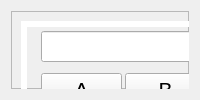
      <widget class="QWidget" name="tabCalculator">
       <attribute name="title">
        <string>Calculator</string>
       </attribute>
       <layout class="QVBoxLayout" name="verticalLayout_4">
        <item>
         <widget class="QFrame" name="frame">
          <property name="frameShape">
           <enum>QFrame::StyledPanel</enum>
          </property>
          <property name="frameShadow">
           <enum>QFrame::Raised</enum>
          </property>
          <widget class="QFrame" name="frameCalculator">
           <property name="geometry">
            <rect>
             <x>10</x>
             <y>10</y>
             <width>791</width>
             <height>301</height>
            </rect>
           </property>
           <property name="frameShape">
            <enum>QFrame::Panel</enum>
           </property>
           <property name="frameShadow">
            <enum>QFrame::Raised</enum>
           </property>
           <property name="lineWidth">
            <number>6</number>
           </property>
           <widget class="QLineEdit" name="lineEditCalcValue">
            <property name="geometry">
             <rect>
              <x>20</x>
              <y>10</y>
              <width>751</width>
              <height>31</height>
             </rect>
            </property>
            <property name="font">
             <font>
              <pointsize>16</pointsize>
             </font>
            </property>
            <property name="text">
             <string/>
            </property>
            <property name="alignment">
             <set>Qt::AlignRight|Qt::AlignTrailing|Qt::AlignVCenter</set>
            </property>
            <property name="clearButtonEnabled">
             <bool>true</bool>
            </property>
           </widget>
           <widget class="QWidget" name="gridLayoutWidget_2">
            <property name="geometry">
             <rect>
              <x>20</x>
              <y>50</y>
              <width>752</width>
              <height>231</height>
             </rect>
            </property>
            <layout class="QGridLayout" name="gridLayoutCalculator">
             <property name="spacing">
              <number>3</number>
             </property>
             <item row="5" column="7">
              <widget class="QPushButton" name="pushButtonCalcDoubleDivision">
               <property name="font">
                <font>
                 <pointsize>16</pointsize>
                </font>
               </property>
               <property name="text">
                <string notr="true">//</string>
               </property>
              </widget>
             </item>
             <item row="2" column="1">
              <widget class="QPushButton" name="pushButtonCalc8">
               <property name="font">
                <font>
                 <pointsize>16</pointsize>
                </font>
               </property>
               <property name="text">
                <string notr="true">8</string>
               </property>
              </widget>
             </item>
             <item row="3" column="3">
              <widget class="QPushButton" name="pushButtonCalcMultiply">
               <property name="font">
                <font>
                 <pointsize>16</pointsize>
                </font>
               </property>
               <property name="text">
                <string notr="true">*</string>
               </property>
              </widget>
             </item>
             <item row="1" column="5">
              <widget class="QPushButton" name="pushButtonCalcAND">
               <property name="font">
                <font>
                 <pointsize>16</pointsize>
                </font>
               </property>
               <property name="text">
                <string notr="true">AND</string>
               </property>
              </widget>
             </item>
             <item row="4" column="2">
              <widget class="QPushButton" name="pushButtonCalc3">
               <property name="font">
                <font>
                 <pointsize>16</pointsize>
                </font>
               </property>
               <property name="text">
                <string notr="true">3</string>
               </property>
              </widget>
             </item>
             <item row="4" column="5">
              <widget class="QPushButton" name="pushButtonCalcPOW">
               <property name="font">
                <font>
                 <pointsize>16</pointsize>
                </font>
               </property>
               <property name="text">
                <string notr="true">POW</string>
               </property>
              </widget>
             </item>
             <item row="2" column="3">
              <widget class="QPushButton" name="pushButtonCalcDivide">
               <property name="font">
                <font>
                 <pointsize>16</pointsize>
                </font>
               </property>
               <property name="text">
                <string notr="true">/</string>
               </property>
              </widget>
             </item>
             <item row="4" column="8">
              <widget class="QPushButton" name="pushButtonCalcBitAmp">
               <property name="font">
                <font>
                 <pointsize>16</pointsize>
                </font>
               </property>
               <property name="text">
                <string notr="true">&amp;&amp;</string>
               </property>
              </widget>
             </item>
             <item row="1" column="3">
              <widget class="QPushButton" name="pushButtonCalcPercentage">
               <property name="font">
                <font>
                 <pointsize>16</pointsize>
                </font>
               </property>
               <property name="text">
                <string notr="true">%</string>
               </property>
              </widget>
             </item>
             <item row="4" column="3">
              <widget class="QPushButton" name="pushButtonCalcMinus">
               <property name="font">
                <font>
                 <pointsize>16</pointsize>
                </font>
               </property>
               <property name="text">
                <string notr="true">-</string>
               </property>
              </widget>
             </item>
             <item row="5" column="0">
              <widget class="QPushButton" name="pushButtonCalc0">
               <property name="font">
                <font>
                 <pointsize>16</pointsize>
                </font>
               </property>
               <property name="text">
                <string notr="true">0</string>
               </property>
              </widget>
             </item>
             <item row="2" column="5">
              <widget class="QPushButton" name="pushButtonCalcOR">
               <property name="font">
                <font>
                 <pointsize>16</pointsize>
                </font>
               </property>
               <property name="text">
                <string notr="true">OR</string>
               </property>
              </widget>
             </item>
             <item row="1" column="1">
              <widget class="QPushButton" name="pushButtonCalcPerentesisClose">
               <property name="font">
                <font>
                 <pointsize>16</pointsize>
                </font>
               </property>
               <property name="text">
                <string notr="true">)</string>
               </property>
              </widget>
             </item>
             <item row="3" column="6">
              <widget class="QPushButton" name="pushButtonCalcTan">
               <property name="font">
                <font>
                 <pointsize>16</pointsize>
                </font>
               </property>
               <property name="text">
                <string notr="true">Tan</string>
               </property>
              </widget>
             </item>
             <item row="3" column="8">
              <widget class="QPushButton" name="pushButtonCalcBitTildie">
               <property name="font">
                <font>
                 <pointsize>16</pointsize>
                </font>
               </property>
               <property name="text">
                <string notr="true">~</string>
               </property>
              </widget>
             </item>
             <item row="4" column="1">
              <widget class="QPushButton" name="pushButtonCalc2">
               <property name="font">
                <font>
                 <pointsize>16</pointsize>
                </font>
               </property>
               <property name="text">
                <string notr="true">2</string>
               </property>
              </widget>
             </item>
             <item row="4" column="6">
              <widget class="QPushButton" name="pushButtonCalcLN">
               <property name="font">
                <font>
                 <pointsize>16</pointsize>
                </font>
               </property>
               <property name="text">
                <string notr="true">Ln</string>
               </property>
              </widget>
             </item>
             <item row="5" column="8">
              <widget class="QPushButton" name="pushButtonCalcHelp">
               <property name="font">
                <font>
                 <pointsize>16</pointsize>
                </font>
               </property>
               <property name="text">
                <string>Help</string>
               </property>
              </widget>
             </item>
             <item row="2" column="0">
              <widget class="QPushButton" name="pushButtonCalc7">
               <property name="font">
                <font>
                 <pointsize>16</pointsize>
                </font>
               </property>
               <property name="text">
                <string notr="true">7</string>
               </property>
              </widget>
             </item>
             <item row="2" column="2">
              <widget class="QPushButton" name="pushButtonCalc9">
               <property name="font">
                <font>
                 <pointsize>16</pointsize>
                </font>
               </property>
               <property name="text">
                <string notr="true">9</string>
               </property>
              </widget>
             </item>
             <item row="4" column="7">
              <widget class="QPushButton" name="pushButtonCalcBitX">
               <property name="font">
                <font>
                 <pointsize>16</pointsize>
                </font>
               </property>
               <property name="text">
                <string notr="true">X</string>
               </property>
              </widget>
             </item>
             <item row="3" column="5">
              <widget class="QPushButton" name="pushButtonCalcXOR">
               <property name="font">
                <font>
                 <pointsize>16</pointsize>
                </font>
               </property>
               <property name="text">
                <string notr="true">XOR</string>
               </property>
              </widget>
             </item>
             <item row="2" column="7">
              <widget class="QPushButton" name="pushButtonCalcShiftLeft">
               <property name="font">
                <font>
                 <pointsize>16</pointsize>
                </font>
               </property>
               <property name="text">
                <string notr="true">&lt;&lt;</string>
               </property>
              </widget>
             </item>
             <item row="5" column="5">
              <widget class="QPushButton" name="pushButtonCalcLOG">
               <property name="font">
                <font>
                 <pointsize>16</pointsize>
                </font>
               </property>
               <property name="text">
                <string notr="true">LOG</string>
               </property>
              </widget>
             </item>
             <item row="3" column="1">
              <widget class="QPushButton" name="pushButtonCalc5">
               <property name="font">
                <font>
                 <pointsize>16</pointsize>
                </font>
               </property>
               <property name="text">
                <string notr="true">5</string>
               </property>
              </widget>
             </item>
             <item row="1" column="6">
              <widget class="QPushButton" name="pushButtonCalcSin">
               <property name="font">
                <font>
                 <pointsize>16</pointsize>
                </font>
               </property>
               <property name="text">
                <string notr="true">Sin</string>
               </property>
              </widget>
             </item>
             <item row="5" column="4">
              <widget class="QPushButton" name="pushButtonCalcEnter">
               <property name="font">
                <font>
                 <pointsize>16</pointsize>
                </font>
               </property>
               <property name="text">
                <string notr="true">Enter</string>
               </property>
              </widget>
             </item>
             <item row="2" column="8">
              <widget class="QPushButton" name="pushButtonCalcBitOr">
               <property name="font">
                <font>
                 <pointsize>16</pointsize>
                </font>
               </property>
               <property name="text">
                <string notr="true">|</string>
               </property>
              </widget>
             </item>
             <item row="5" column="6">
              <widget class="QPushButton" name="pushButtonCalcExp">
               <property name="font">
                <font>
                 <pointsize>16</pointsize>
                </font>
               </property>
               <property name="text">
                <string notr="true">Exp</string>
               </property>
              </widget>
             </item>
             <item row="5" column="2">
              <widget class="QPushButton" name="pushButtonCalcPlusMinus">
               <property name="font">
                <font>
                 <pointsize>16</pointsize>
                </font>
               </property>
               <property name="text">
                <string notr="true">+/-</string>
               </property>
              </widget>
             </item>
             <item row="1" column="0">
              <widget class="QPushButton" name="pushButtonCalcPerentesisOpen">
               <property name="font">
                <font>
                 <pointsize>16</pointsize>
                </font>
               </property>
               <property name="text">
                <string notr="true">(</string>
               </property>
              </widget>
             </item>
             <item row="4" column="0">
              <widget class="QPushButton" name="pushButtonCalc1">
               <property name="font">
                <font>
                 <pointsize>16</pointsize>
                </font>
               </property>
               <property name="text">
                <string notr="true">1</string>
               </property>
              </widget>
             </item>
             <item row="2" column="6">
              <widget class="QPushButton" name="pushButtonCalcCos">
               <property name="font">
                <font>
                 <pointsize>16</pointsize>
                </font>
               </property>
               <property name="text">
                <string notr="true">Cos</string>
               </property>
              </widget>
             </item>
             <item row="3" column="2">
              <widget class="QPushButton" name="pushButtonCalc6">
               <property name="font">
                <font>
                 <pointsize>16</pointsize>
                </font>
               </property>
               <property name="text">
                <string notr="true">6</string>
               </property>
              </widget>
             </item>
             <item row="5" column="1">
              <widget class="QPushButton" name="pushButtonCalcPeriod">
               <property name="font">
                <font>
                 <pointsize>16</pointsize>
                </font>
               </property>
               <property name="text">
                <string notr="true">.</string>
               </property>
              </widget>
             </item>
             <item row="5" column="3">
              <widget class="QPushButton" name="pushButtonCalcPlus">
               <property name="font">
                <font>
                 <pointsize>16</pointsize>
                </font>
               </property>
               <property name="text">
                <string notr="true">+</string>
               </property>
              </widget>
             </item>
             <item row="3" column="7">
              <widget class="QPushButton" name="pushButtonCalcShiftRight">
               <property name="font">
                <font>
                 <pointsize>16</pointsize>
                </font>
               </property>
               <property name="text">
                <string notr="true">&gt;&gt;</string>
               </property>
              </widget>
             </item>
             <item row="3" column="0">
              <widget class="QPushButton" name="pushButtonCalc4">
               <property name="font">
                <font>
                 <pointsize>16</pointsize>
                </font>
               </property>
               <property name="text">
                <string notr="true">4</string>
               </property>
              </widget>
             </item>
             <item row="0" column="0">
              <widget class="QPushButton" name="pushButtonCalc_A">
               <property name="font">
                <font>
                 <pointsize>16</pointsize>
                </font>
               </property>
               <property name="text">
                <string notr="true">A</string>
               </property>
              </widget>
             </item>
             <item row="0" column="1">
              <widget class="QPushButton" name="pushButtonCalc_B">
               <property name="font">
                <font>
                 <pointsize>16</pointsize>
                </font>
               </property>
               <property name="text">
                <string notr="true">B</string>
               </property>
              </widget>
             </item>
             <item row="0" column="2">
              <widget class="QPushButton" name="pushButtonCalc_C">
               <property name="font">
                <font>
                 <pointsize>16</pointsize>
                </font>
               </property>
               <property name="text">
                <string notr="true">C</string>
               </property>
              </widget>
             </item>
             <item row="0" column="3">
              <widget class="QPushButton" name="pushButtonCalc_D">
               <property name="font">
                <font>
                 <pointsize>16</pointsize>
                </font>
               </property>
               <property name="text">
                <string notr="true">D</string>
               </property>
              </widget>
             </item>
             <item row="0" column="4">
              <widget class="QPushButton" name="pushButtonCalc_E">
               <property name="font">
                <font>
                 <pointsize>16</pointsize>
                </font>
               </property>
               <property name="text">
                <string notr="true">E</string>
               </property>
              </widget>
             </item>
             <item row="0" column="5">
              <widget class="QPushButton" name="pushButtonCalc_F">
               <property name="font">
                <font>
                 <pointsize>16</pointsize>
                </font>
               </property>
               <property name="text">
                <string notr="true">F</string>
               </property>
              </widget>
             </item>
             <item row="0" column="8">
              <widget class="QSpinBox" name="spinBoxCalcDecimals">
               <property name="font">
                <font>
                 <pointsize>16</pointsize>
                </font>
               </property>
               <property name="maximum">
                <number>100</number>
               </property>
               <property name="value">
                <number>100</number>
               </property>
              </widget>
             </item>
             <item row="0" column="7">
              <widget class="QLabel" name="labelCalcDecimals">
               <property name="font">
                <font>
                 <pointsize>13</pointsize>
                </font>
               </property>
               <property name="text">
                <string>Decimals</string>
               </property>
              </widget>
             </item>
             <item row="1" column="8">
              <widget class="QPushButton" name="pushButtonCalcPi">
               <property name="font">
                <font>
                 <pointsize>16</pointsize>
                </font>
               </property>
               <property name="text">
                <string notr="true">PI</string>
               </property>
              </widget>
             </item>
             <item row="2" column="4">
              <widget class="QPushButton" name="pushButtonCalcStore1">
               <property name="font">
                <font>
                 <pointsize>16</pointsize>
                </font>
               </property>
               <property name="text">
                <string notr="true">Store 1</string>
               </property>
              </widget>
             </item>
             <item row="3" column="4">
              <widget class="QPushButton" name="pushButtonCalcStore2">
               <property name="font">
                <font>
                 <pointsize>14</pointsize>
                </font>
               </property>
               <property name="text">
                <string notr="true">Store 2</string>
               </property>
              </widget>
             </item>
             <item row="4" column="4">
              <widget class="QPushButton" name="pushButtonCalcStore3">
               <property name="font">
                <font>
                 <pointsize>16</pointsize>
                </font>
               </property>
               <property name="text">
                <string notr="true">Store 3</string>
               </property>
              </widget>
             </item>
             <item row="1" column="7">
              <widget class="QPushButton" name="pushButtonCalcAns">
               <property name="font">
                <font>
                 <pointsize>16</pointsize>
                </font>
               </property>
               <property name="text">
                <string notr="true">ans</string>
               </property>
              </widget>
             </item>
             <item row="0" column="6">
              <widget class="QPushButton" name="pushButtonCalcClear">
               <property name="font">
                <font>
                 <pointsize>16</pointsize>
                </font>
               </property>
               <property name="text">
                <string notr="true">Clear</string>
               </property>
              </widget>
             </item>
             <item row="1" column="2">
              <widget class="QPushButton" name="pushButtonCalcSquare">
               <property name="font">
                <font>
                 <pointsize>14</pointsize>
                </font>
               </property>
               <property name="text">
                <string notr="true">Square</string>
               </property>
              </widget>
             </item>
             <item row="1" column="4">
              <widget class="QComboBox" name="comboBoxCalcConstants">
               <property name="currentText">
                <string notr="true"/>
               </property>
              </widget>
             </item>
            </layout>
           </widget>
          </widget>
         </widget>
        </item>
       </layout>
      </widget>
